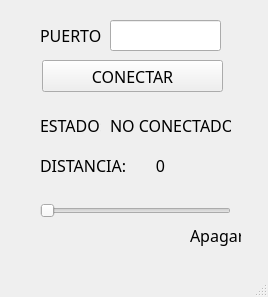
<?xml version="1.0" encoding="UTF-8"?>
<ui version="4.0">
 <class>MainWindow</class>
 <widget class="QMainWindow" name="MainWindow">
  <property name="geometry">
   <rect>
    <x>0</x>
    <y>0</y>
    <width>268</width>
    <height>297</height>
   </rect>
  </property>
  <property name="windowTitle">
   <string>MainWindow</string>
  </property>
  <widget class="QWidget" name="centralwidget">
   <widget class="QPushButton" name="btn_accion">
    <property name="geometry">
     <rect>
      <x>42</x>
      <y>60</y>
      <width>181</width>
      <height>32</height>
     </rect>
    </property>
    <property name="font">
     <font>
      <family>Poor Richard</family>
      <pointsize>12</pointsize>
     </font>
    </property>
    <property name="text">
     <string>CONECTAR</string>
    </property>
   </widget>
   <widget class="QLineEdit" name="txt_puerto">
    <property name="geometry">
     <rect>
      <x>110</x>
      <y>20</y>
      <width>111</width>
      <height>31</height>
     </rect>
    </property>
    <property name="font">
     <font>
      <family>Poor Richard</family>
      <pointsize>12</pointsize>
     </font>
    </property>
    <property name="text">
     <string/>
    </property>
    <property name="alignment">
     <set>Qt::AlignCenter</set>
    </property>
   </widget>
   <widget class="QLabel" name="label">
    <property name="geometry">
     <rect>
      <x>40</x>
      <y>20</y>
      <width>61</width>
      <height>31</height>
     </rect>
    </property>
    <property name="font">
     <font>
      <family>Poor Richard</family>
      <pointsize>12</pointsize>
     </font>
    </property>
    <property name="text">
     <string>PUERTO:</string>
    </property>
   </widget>
   <widget class="QLabel" name="label_2">
    <property name="geometry">
     <rect>
      <x>40</x>
      <y>110</y>
      <width>61</width>
      <height>31</height>
     </rect>
    </property>
    <property name="font">
     <font>
      <family>Poor Richard</family>
      <pointsize>12</pointsize>
     </font>
    </property>
    <property name="text">
     <string>ESTADO:</string>
    </property>
   </widget>
   <widget class="QLabel" name="txt_estado">
    <property name="geometry">
     <rect>
      <x>110</x>
      <y>110</y>
      <width>121</width>
      <height>31</height>
     </rect>
    </property>
    <property name="font">
     <font>
      <family>Poor Richard</family>
      <pointsize>12</pointsize>
     </font>
    </property>
    <property name="text">
     <string>NO CONECTADO</string>
    </property>
   </widget>
   <widget class="QSlider" name="HS_1">
    <property name="geometry">
     <rect>
      <x>40</x>
      <y>200</y>
      <width>191</width>
      <height>22</height>
     </rect>
    </property>
    <property name="orientation">
     <enum>Qt::Horizontal</enum>
    </property>
   </widget>
   <widget class="QLabel" name="txt_estado_2">
    <property name="geometry">
     <rect>
      <x>190</x>
      <y>220</y>
      <width>51</width>
      <height>31</height>
     </rect>
    </property>
    <property name="font">
     <font>
      <family>Poor Richard</family>
      <pointsize>12</pointsize>
     </font>
    </property>
    <property name="text">
     <string>Apagar</string>
    </property>
   </widget>
   <widget class="QLabel" name="txt_1">
    <property name="geometry">
     <rect>
      <x>20</x>
      <y>220</y>
      <width>61</width>
      <height>31</height>
     </rect>
    </property>
    <property name="font">
     <font>
      <family>Poor Richard</family>
      <pointsize>12</pointsize>
     </font>
    </property>
    <property name="text">
     <string/>
    </property>
   </widget>
   <widget class="QLabel" name="txt_2">
    <property name="geometry">
     <rect>
      <x>140</x>
      <y>150</y>
      <width>41</width>
      <height>31</height>
     </rect>
    </property>
    <property name="font">
     <font>
      <family>Poor Richard</family>
      <pointsize>12</pointsize>
     </font>
    </property>
    <property name="text">
     <string>0</string>
    </property>
    <property name="alignment">
     <set>Qt::AlignCenter</set>
    </property>
   </widget>
   <widget class="QLabel" name="label_3">
    <property name="geometry">
     <rect>
      <x>40</x>
      <y>150</y>
      <width>101</width>
      <height>31</height>
     </rect>
    </property>
    <property name="font">
     <font>
      <family>Poor Richard</family>
      <pointsize>12</pointsize>
     </font>
    </property>
    <property name="text">
     <string>DISTANCIA:</string>
    </property>
   </widget>
  </widget>
  <widget class="QMenuBar" name="menubar">
   <property name="geometry">
    <rect>
     <x>0</x>
     <y>0</y>
     <width>268</width>
     <height>21</height>
    </rect>
   </property>
  </widget>
  <widget class="QStatusBar" name="statusbar"/>
 </widget>
 <resources/>
 <connections/>
</ui>
